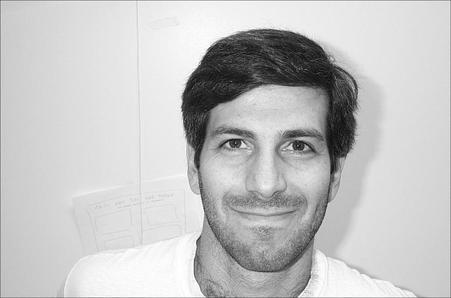
#> input picture datasets/LearningSet/FaceDone/image_0231.jpg, 451 x 298 px, found by its file name
$ python DoGwrapper.py   (older library calls are emulated)
#> lines starting #> are read from the running program, lines starting #| are printed output that depends on the picture
### src/DoG_filt_cuda.py
import numpy as np
from scipy.ndimage import correlate
from math import ceil
from PIL import Image
from PIL.Image import ANTIALIAS
from numba import jit
import pdb


# [22 lines left out: functions DoG_normalization, DoG_normalization_CPU, not called in this run]

def DoG_filter(path_img, filt, img_size, total_time, num_layers):
    """
        DoG filter implementation based on Kheradpisheh, S.R., et al. 'STDP-based spiking deep neural networks
        for object recognition'. arXiv:1611.01421v1 (Nov, 2016)
    """
#> called with path_img = 'datasets/LearningSet/Face/image_0231.jpg', filt = array of shape (7, 7), img_size = (250, 160), total_time = 10, num_layers = 1

    # Open image, convert to grayscale and resize
    img = Image.open(path_img)
#> img is the input picture: PIL image 451x298 L; min 4, max 255, mean 195.9
    img = img.convert('L')
    img = img.resize(img_size, ANTIALIAS)
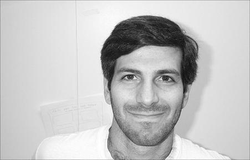
#> img: PIL image 250x160 L; min 17, max 255, mean 196
    img = np.asarray(img.getdata(), dtype=np.float64).reshape((img.size[1], img.size[0]))
#> img: shape (160, 250) float64

    # Apply filter
    img = correlate(img, filt, mode='constant')
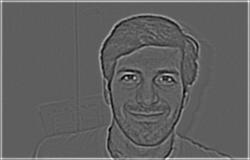
#> img: shape (160, 250) float64; min -209.1, max 355.9, mean 7.4; drawn with min black and max white

    # Border
    border = np.zeros(img.shape)
    border[5:-5, 5:-5] = 1.
    img = img * border
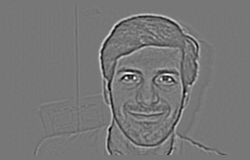
#> img: shape (160, 250) float64; min -209.1, max 237.5, mean 0; drawn with min black and max white

    # Threshold
    img = (img >= 15).astype(int) * img
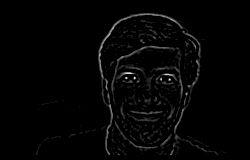
#> img: shape (160, 250) float64; min 0, max 237.5, mean 4.4
    img = np.abs(img)  # Convert -0. to 0.

    # DoG Normalization
    # img_out = DoG_normalization(img)
    # img_out = DoG_normalization_CPU(img)
    img_out = img

    # Convert to spike times
    I = np.argsort(1 / img_out.flatten())  # Get indices of sorted latencies
    lat = np.sort(1 / img_out.flatten())  # Get sorted latencies
    I = np.delete(I, np.where(lat == np.inf))  # Remove infinite latencies indexes
#> I = 3893 values, max 38718 at index 2263, min 3388 at index 2579, mean 21735.4
    II = np.unravel_index(I, img_out.shape)  # Get the row, column and depth of the latencies in order
#> II = 3893 positions, rows 13 to 154, columns 36 to 225
    t_step = np.ceil(np.arange(I.size) / ((I.size) / (total_time - num_layers))).astype(np.uint8)
#> t_step = 3893 values from 0 to 9
    II += (t_step,)
    spike_times = np.zeros((img_out.shape[0], img_out.shape[1], total_time))
    spike_times[II] = 1

    return spike_times

# [16 lines left out: function DoG_norm_CPU, not called in this run]

def DoG(size, s1, s2):
    """
        Generates a filter window of size size x size with std of s1 and s2
    """
    r = np.arange(size)+1
    x = np.tile(r, [size, 1])
    y = x.T
    d2 = (x-size/2.-0.5)**2 + (y-size/2.-0.5)**2
    filt = 1/np.sqrt(2*np.pi) * (1/s1 * np.exp(-d2/(2*(s1**2))) - 1/s2 * np.exp(-d2/(2*(s2**2))))
    filt -= np.mean(filt[:])
    filt /= np.amax(filt[:])
    return filt

### src/DoGwrapper.py
from DoG_filt_cuda import *
from os.path import dirname, realpath
import pdb
import matplotlib.pyplot as plt


class DoGwrapper(object):
    def __init__(self, img_dict, total_time = 15):
        self.num_layers = 1 # this stays for the num of layers
        # that will be empty in the end of the spike train
        self.total_time = total_time

        self.DoG_params = {'img_size': (250, 160),
                'DoG_size': 7, 'std1': 1., 'std2': 2.}
        self.img_dict = img_dict

    def getSpikeTrains( self):
        spikeTrain = self.applyDoGFilter( self.img_dict['path'])
        return spikeTrain


    def applyDoGFilter(self, imgPath):
        img_size = self.DoG_params['img_size']

        filt = DoG(
                self.DoG_params['DoG_size'],
                self.DoG_params['std1'],
                self.DoG_params['std2'])

        st = DoG_filter(
            imgPath, filt,
            img_size, self.total_time,
            self.num_layers)

        return st


    '''
    Deprecated
    '''

    # [41 lines left out: functions printSpikeSeries, obtainTemperatureMap, not called in this run]

    def testPlotReport(self):
        path = dirname(dirname(realpath(__file__)))
        path_face = path + '/datasets/LearningSet/Face/image_0231.jpg'
        path_motor = path + '/datasets/LearningSet/Motor/motor_0011.jpg'

        st_face = self.applyDoGFilter( path_face)
        st_motor= self.applyDoGFilter( path_motor)

        st_face_expanded = np.expand_dims(st_face, axis=2)
        st_motor_expanded = np.expand_dims(st_motor, axis=2)
        face_image = Image.open(path_face)
        motor_image = Image.open(path_motor)
        face_tempMap = self.obtainTemperatureMap(st_face_expanded)
        motor_tempMap = self.obtainTemperatureMap(st_motor_expanded)

        fig1 , axes1 = plt.subplots(1, 2, figsize=(16, 5), tight_layout=True)
        axes1[0].imshow(face_image )
        axes1[0].axis('off')
        axes1[1].imshow(face_tempMap )
        axes1[1].axis('off')

        fig2 , axes2 = plt.subplots(2, 2, figsize=(16, 10), tight_layout=True)
        axes2[0][0].imshow( st_face[:,:,1])
        axes2[0][0].axis('off')
        axes2[0][1].imshow( st_face[:,:,2])
        axes2[0][1].axis('off')
        axes2[1][0].imshow( st_face[:,:,3])
        axes2[1][0].axis('off')
        axes2[1][1].imshow( st_face[:,:,4])
        axes2[1][1].axis('off')

        fig3 , axes3 = plt.subplots(1, 2, figsize=(16, 5), tight_layout=True)
        axes3[0].imshow(motor_image )
        axes3[0].axis('off')
        axes3[1].imshow(motor_tempMap )
        axes3[1].axis('off')

        fig4 , axes4 = plt.subplots(2, 2, figsize=(16, 10), tight_layout=True)
        axes4[0][0].imshow( st_motor[:,:,1])
        axes4[0][0].axis('off')
        axes4[0][1].imshow( st_motor[:,:,2])
        axes4[0][1].axis('off')
        axes4[1][0].imshow( st_motor[:,:,3])
        axes4[1][0].axis('off')
        axes4[1][1].imshow( st_motor[:,:,4])
        axes4[1][1].axis('off')

        fig1.savefig(path + '/images/face_temp')
        fig2.savefig(path + '/images/face_dog_out')
        fig3.savefig(path + '/images/motor_temp')
        fig4.savefig(path + '/images/motor_dog_out')


    # [45 lines left out: functions testWithOneImgDepthMap, testWithOneImg, not called in this run]


if __name__ == '__main__':
    dog = DoGwrapper([], 10)
#> (the run stopped early here; a loop or call above may not have finished)

$ run again, with datasets/LearningSet/FaceDone/image_0007.jpg copied over datasets/LearningSet/FaceDone/image_0231.jpg
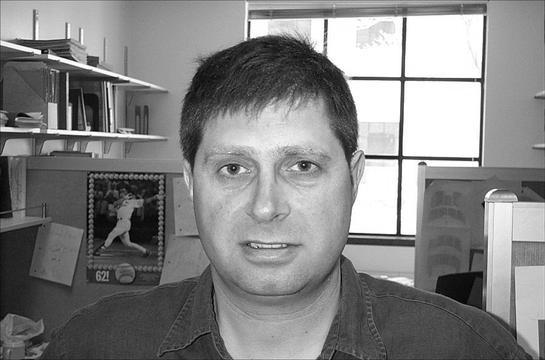
#> input picture datasets/LearningSet/FaceDone/image_0007.jpg, 545 x 360 px, found by its file name
#> in DoG_filter, img is the input picture: PIL image 545x360 L; min 0, max 255, mean 131.7
#> in DoG_filter, `img = img * border`:
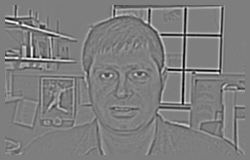
#> img: shape (160, 250) float64; min -343.8, max 349.5, mean 0.1; drawn with min black and max white
#> in DoG_filter, `img = (img >= 15).astype(int) * img`:
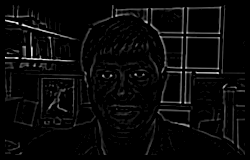
#> img: shape (160, 250) float64; min 0, max 349.5, mean 12.9; drawn with min black and max white
#> I = 8528 values, max 38744 at index 3733, min 1262 at index 7588, mean 19087.7
#> II = 8528 positions, rows 5 to 154, columns 5 to 244

$ run again, with datasets/LearningSet/FaceDone/image_0034.jpg copied over datasets/LearningSet/FaceDone/image_0231.jpg
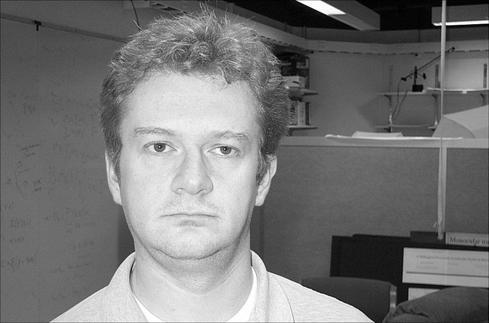
#> input picture datasets/LearningSet/FaceDone/image_0034.jpg, 489 x 323 px, found by its file name
#> in DoG_filter, img is the input picture: PIL image 489x323 L; min 0, max 255, mean 118.2
#> in DoG_filter, `img = img * border`:
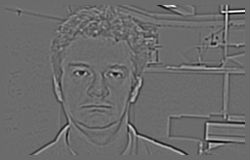
#> img: shape (160, 250) float64; min -243.1, max 331.6, mean 0; drawn with min black and max white
#> in DoG_filter, `img = (img >= 15).astype(int) * img`:
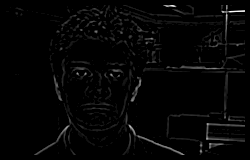
#> img: shape (160, 250) float64; min 0, max 331.6, mean 6.6; drawn with min black and max white
#> I = 5817 values, max 38718 at index 4973, min 1342 at index 5246, mean 18626.6
#> II = 5817 positions, rows 5 to 154, columns 6 to 244

$ run again, with datasets/LearningSet/FaceDone/image_0044.jpg copied over datasets/LearningSet/FaceDone/image_0231.jpg
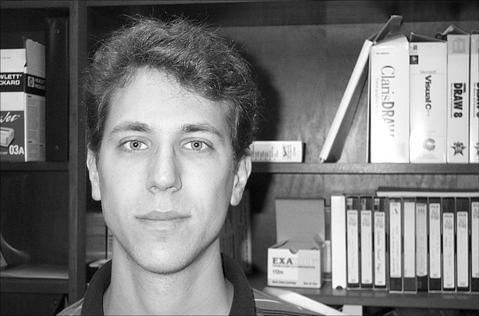
#> input picture datasets/LearningSet/FaceDone/image_0044.jpg, 479 x 316 px, found by its file name
#> in DoG_filter, img is the input picture: PIL image 479x316 L; min 0, max 255, mean 120.6
#> in DoG_filter, `img = img * border`:
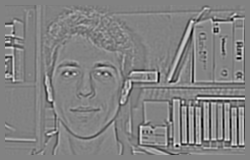
#> img: shape (160, 250) float64; min -308.2, max 293.6, mean 0.1; drawn with min black and max white
#> in DoG_filter, `img = (img >= 15).astype(int) * img`:
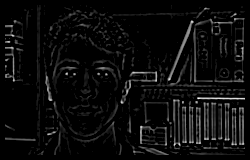
#> img: shape (160, 250) float64; min 0, max 293.6, mean 14; drawn with min black and max white
#> I = 10155 values, max 38744 at index 6359, min 1287 at index 8339, mean 21655.7
#> II = 10155 positions, rows 5 to 154, columns 5 to 244
